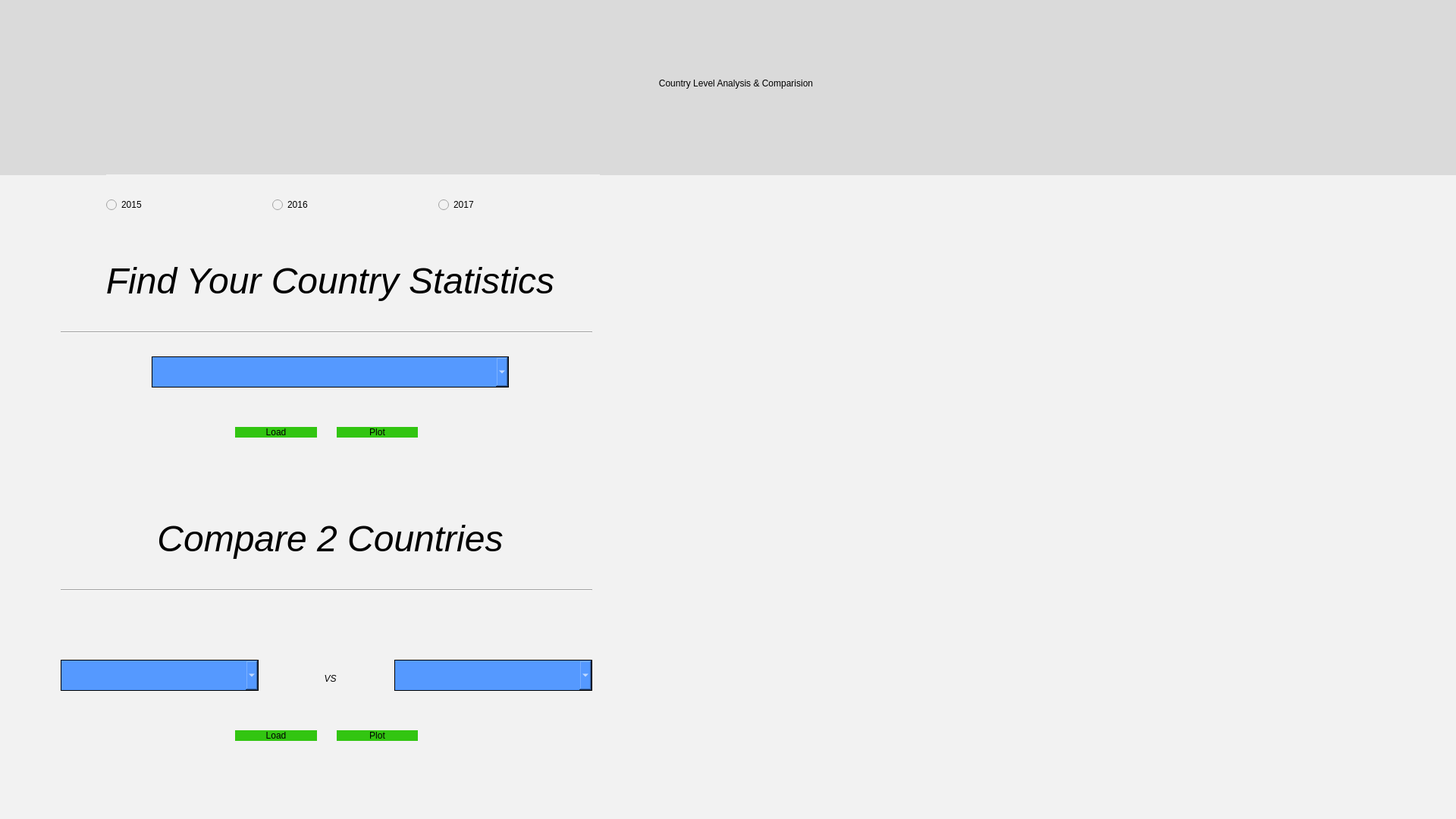
<?xml version="1.0" encoding="UTF-8"?>
<ui version="4.0">
 <class>LineChart</class>
 <widget class="QMainWindow" name="LineChart">
  <property name="geometry">
   <rect>
    <x>0</x>
    <y>0</y>
    <width>1920</width>
    <height>1080</height>
   </rect>
  </property>
  <property name="minimumSize">
   <size>
    <width>1920</width>
    <height>1080</height>
   </size>
  </property>
  <property name="maximumSize">
   <size>
    <width>1920</width>
    <height>1080</height>
   </size>
  </property>
  <property name="windowTitle">
   <string>Comparision of Countries</string>
  </property>
  <property name="styleSheet">
   <string notr="true">background-color: rgb(230, 230, 230);
background-color: rgb(242, 242, 242);</string>
  </property>
  <widget class="QWidget" name="centralwidget">
   <widget class="QLabel" name="label">
    <property name="geometry">
     <rect>
      <x>630</x>
      <y>310</y>
      <width>1621</width>
      <height>731</height>
     </rect>
    </property>
    <property name="minimumSize">
     <size>
      <width>0</width>
      <height>0</height>
     </size>
    </property>
    <property name="maximumSize">
     <size>
      <width>1920</width>
      <height>1080</height>
     </size>
    </property>
    <property name="text">
     <string/>
    </property>
    <property name="pixmap">
     <pixmap>../Images/data-3314284_1280.png</pixmap>
    </property>
   </widget>
   <widget class="QLabel" name="label_2">
    <property name="geometry">
     <rect>
      <x>0</x>
      <y>-10</y>
      <width>1941</width>
      <height>241</height>
     </rect>
    </property>
    <property name="styleSheet">
     <string notr="true">font: 72pt &quot;Kokila&quot;;
background-color: rgb(218, 218, 218);</string>
    </property>
    <property name="text">
     <string>&lt;html&gt;&lt;head/&gt;&lt;body&gt;&lt;p align=&quot;center&quot;&gt;Country Level Analysis &amp;amp; Comparision&lt;/p&gt;&lt;/body&gt;&lt;/html&gt;</string>
    </property>
   </widget>
   <widget class="QLabel" name="label_3">
    <property name="geometry">
     <rect>
      <x>70</x>
      <y>320</y>
      <width>731</width>
      <height>101</height>
     </rect>
    </property>
    <property name="styleSheet">
     <string notr="true">font: 48pt &quot;Kokila&quot;;</string>
    </property>
    <property name="text">
     <string>&lt;html&gt;&lt;head/&gt;&lt;body&gt;&lt;p align=&quot;center&quot;&gt;&lt;span style=&quot; font-size:36pt; font-style:italic;&quot;&gt;Find Your Country Statistics&lt;/span&gt;&lt;/p&gt;&lt;/body&gt;&lt;/html&gt;</string>
    </property>
   </widget>
   <widget class="Line" name="line">
    <property name="geometry">
     <rect>
      <x>80</x>
      <y>430</y>
      <width>701</width>
      <height>16</height>
     </rect>
    </property>
    <property name="orientation">
     <enum>Qt::Horizontal</enum>
    </property>
   </widget>
   <widget class="QLabel" name="label_4">
    <property name="geometry">
     <rect>
      <x>70</x>
      <y>660</y>
      <width>731</width>
      <height>101</height>
     </rect>
    </property>
    <property name="styleSheet">
     <string notr="true">font: 48pt &quot;Kokila&quot;;</string>
    </property>
    <property name="text">
     <string>&lt;html&gt;&lt;head/&gt;&lt;body&gt;&lt;p align=&quot;center&quot;&gt;&lt;span style=&quot; font-size:36pt; font-style:italic;&quot;&gt;Compare 2 Countries&lt;/span&gt;&lt;/p&gt;&lt;/body&gt;&lt;/html&gt;</string>
    </property>
   </widget>
   <widget class="Line" name="line_2">
    <property name="geometry">
     <rect>
      <x>80</x>
      <y>770</y>
      <width>701</width>
      <height>16</height>
     </rect>
    </property>
    <property name="orientation">
     <enum>Qt::Horizontal</enum>
    </property>
   </widget>
   <widget class="QComboBox" name="Single">
    <property name="geometry">
     <rect>
      <x>200</x>
      <y>470</y>
      <width>471</width>
      <height>41</height>
     </rect>
    </property>
    <property name="styleSheet">
     <string notr="true">background-color: rgb(85, 153, 255);
font: 16pt &quot;Kokila&quot;;
color: rgb(255,255,255);
selection-background-color: rgb(0, 0, 0);
border : 1px solid black</string>
    </property>
   </widget>
   <widget class="QComboBox" name="Double1">
    <property name="geometry">
     <rect>
      <x>80</x>
      <y>870</y>
      <width>261</width>
      <height>41</height>
     </rect>
    </property>
    <property name="styleSheet">
     <string notr="true">background-color: rgb(85, 153, 255);
font: 16pt &quot;Kokila&quot;;
color: rgb(255,255,255);
selection-background-color: rgb(0, 0, 0);
border : 1px solid black</string>
    </property>
   </widget>
   <widget class="QComboBox" name="Double2">
    <property name="geometry">
     <rect>
      <x>520</x>
      <y>870</y>
      <width>261</width>
      <height>41</height>
     </rect>
    </property>
    <property name="styleSheet">
     <string notr="true">background-color: rgb(85, 153, 255);
font: 16pt &quot;Kokila&quot;;
color: rgb(255,255,255);
selection-background-color: rgb(0, 0, 0);
border : 1px solid black</string>
    </property>
   </widget>
   <widget class="QLabel" name="label_5">
    <property name="geometry">
     <rect>
      <x>400</x>
      <y>860</y>
      <width>71</width>
      <height>71</height>
     </rect>
    </property>
    <property name="styleSheet">
     <string notr="true">font: 75 36pt &quot;Kokila&quot;;</string>
    </property>
    <property name="text">
     <string>&lt;html&gt;&lt;head/&gt;&lt;body&gt;&lt;p align=&quot;center&quot;&gt;&lt;span style=&quot; font-style:italic;&quot;&gt;VS&lt;/span&gt;&lt;/p&gt;&lt;/body&gt;&lt;/html&gt;</string>
    </property>
   </widget>
   <widget class="QWidget" name="horizontalLayoutWidget_3">
    <property name="geometry">
     <rect>
      <x>140</x>
      <y>230</y>
      <width>651</width>
      <height>81</height>
     </rect>
    </property>
    <layout class="QGridLayout" name="gridLayout_3">
     <item row="0" column="0">
      <widget class="QRadioButton" name="y2015">
       <property name="styleSheet">
        <string notr="true">font: 24pt &quot;Kokila&quot;;</string>
       </property>
       <property name="text">
        <string>2015</string>
       </property>
      </widget>
     </item>
     <item row="0" column="1">
      <widget class="QRadioButton" name="y2016">
       <property name="styleSheet">
        <string notr="true">font: 24pt &quot;Kokila&quot;;</string>
       </property>
       <property name="text">
        <string>2016</string>
       </property>
      </widget>
     </item>
     <item row="0" column="2">
      <widget class="QRadioButton" name="y2017">
       <property name="styleSheet">
        <string notr="true">font: 24pt &quot;Kokila&quot;;</string>
       </property>
       <property name="text">
        <string>2017</string>
       </property>
      </widget>
     </item>
    </layout>
   </widget>
   <widget class="QWidget" name="">
    <property name="geometry">
     <rect>
      <x>310</x>
      <y>550</y>
      <width>241</width>
      <height>41</height>
     </rect>
    </property>
    <layout class="QHBoxLayout" name="horizontalLayout">
     <item>
      <widget class="QPushButton" name="Load1">
       <property name="styleSheet">
        <string notr="true">font: 20pt &quot;Kokila&quot;;
background-color: rgb(50, 197, 17);
border-radius : 30px</string>
       </property>
       <property name="text">
        <string>Load</string>
       </property>
      </widget>
     </item>
     <item>
      <spacer name="horizontalSpacer">
       <property name="orientation">
        <enum>Qt::Horizontal</enum>
       </property>
       <property name="sizeType">
        <enum>QSizePolicy::Fixed</enum>
       </property>
       <property name="sizeHint" stdset="0">
        <size>
         <width>20</width>
         <height>20</height>
        </size>
       </property>
      </spacer>
     </item>
     <item>
      <widget class="QPushButton" name="Plot1">
       <property name="styleSheet">
        <string notr="true">font: 20pt &quot;Kokila&quot;;
background-color: rgb(50, 197, 17);
border-radius : 30px</string>
       </property>
       <property name="text">
        <string>Plot</string>
       </property>
      </widget>
     </item>
    </layout>
   </widget>
   <widget class="QWidget" name="">
    <property name="geometry">
     <rect>
      <x>310</x>
      <y>950</y>
      <width>241</width>
      <height>41</height>
     </rect>
    </property>
    <layout class="QHBoxLayout" name="horizontalLayout_2">
     <item>
      <widget class="QPushButton" name="Load2">
       <property name="styleSheet">
        <string notr="true">font: 20pt &quot;Kokila&quot;;
background-color: rgb(50, 197, 17);
border-radius : 30px</string>
       </property>
       <property name="text">
        <string>Load</string>
       </property>
      </widget>
     </item>
     <item>
      <spacer name="horizontalSpacer_2">
       <property name="orientation">
        <enum>Qt::Horizontal</enum>
       </property>
       <property name="sizeType">
        <enum>QSizePolicy::Fixed</enum>
       </property>
       <property name="sizeHint" stdset="0">
        <size>
         <width>20</width>
         <height>18</height>
        </size>
       </property>
      </spacer>
     </item>
     <item>
      <widget class="QPushButton" name="Plot2">
       <property name="styleSheet">
        <string notr="true">font: 20pt &quot;Kokila&quot;;
background-color: rgb(50, 197, 17);
border-radius : 30px</string>
       </property>
       <property name="text">
        <string>Plot</string>
       </property>
      </widget>
     </item>
    </layout>
   </widget>
  </widget>
  <widget class="QMenuBar" name="menubar">
   <property name="geometry">
    <rect>
     <x>0</x>
     <y>0</y>
     <width>1920</width>
     <height>26</height>
    </rect>
   </property>
  </widget>
  <widget class="QStatusBar" name="statusbar"/>
 </widget>
 <resources/>
 <connections/>
</ui>
